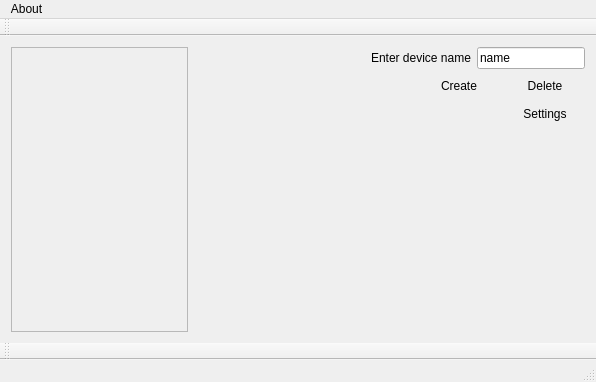
<?xml version="1.0" encoding="UTF-8"?>
<ui version="4.0">
 <class>MainWindow</class>
 <widget class="QMainWindow" name="MainWindow">
  <property name="geometry">
   <rect>
    <x>0</x>
    <y>0</y>
    <width>596</width>
    <height>382</height>
   </rect>
  </property>
  <property name="windowTitle">
   <string>MainWindow</string>
  </property>
  <widget class="QWidget" name="centralWidget">
   <layout class="QHBoxLayout" name="horizontalLayout_4">
    <item>
     <widget class="QScrollArea" name="scrollArea">
      <property name="minimumSize">
       <size>
        <width>100</width>
        <height>60</height>
       </size>
      </property>
      <property name="maximumSize">
       <size>
        <width>250</width>
        <height>16777215</height>
       </size>
      </property>
      <property name="lineWidth">
       <number>1</number>
      </property>
      <property name="verticalScrollBarPolicy">
       <enum>Qt::ScrollBarAsNeeded</enum>
      </property>
      <property name="horizontalScrollBarPolicy">
       <enum>Qt::ScrollBarAlwaysOff</enum>
      </property>
      <property name="sizeAdjustPolicy">
       <enum>QAbstractScrollArea::AdjustToContents</enum>
      </property>
      <property name="widgetResizable">
       <bool>true</bool>
      </property>
      <property name="alignment">
       <set>Qt::AlignJustify|Qt::AlignVCenter</set>
      </property>
      <widget class="QWidget" name="scrollAreaWidgetContents">
       <property name="geometry">
        <rect>
         <x>0</x>
         <y>0</y>
         <width>157</width>
         <height>293</height>
        </rect>
       </property>
       <widget class="QWidget" name="verticalLayoutWidget">
        <property name="geometry">
         <rect>
          <x>10</x>
          <y>10</y>
          <width>131</width>
          <height>271</height>
         </rect>
        </property>
        <layout class="QVBoxLayout" name="verticalLayoutLeft">
         <property name="sizeConstraint">
          <enum>QLayout::SetMinAndMaxSize</enum>
         </property>
        </layout>
       </widget>
      </widget>
     </widget>
    </item>
    <item>
     <spacer name="horizontalSpacer_3">
      <property name="orientation">
       <enum>Qt::Horizontal</enum>
      </property>
      <property name="sizeHint" stdset="0">
       <size>
        <width>40</width>
        <height>20</height>
       </size>
      </property>
     </spacer>
    </item>
    <item>
     <layout class="QVBoxLayout" name="verticalLayout">
      <item>
       <layout class="QHBoxLayout" name="horizontalLayout">
        <item>
         <widget class="QLabel" name="label">
          <property name="text">
           <string>Enter device name</string>
          </property>
         </widget>
        </item>
        <item>
         <widget class="QLineEdit" name="lineEdit">
          <property name="text">
           <string>name</string>
          </property>
         </widget>
        </item>
       </layout>
      </item>
      <item>
       <layout class="QHBoxLayout" name="horizontalLayout_2">
        <item>
         <spacer name="horizontalSpacer">
          <property name="orientation">
           <enum>Qt::Horizontal</enum>
          </property>
          <property name="sizeHint" stdset="0">
           <size>
            <width>40</width>
            <height>20</height>
           </size>
          </property>
         </spacer>
        </item>
        <item>
         <widget class="QPushButton" name="addButton">
          <property name="mouseTracking">
           <bool>false</bool>
          </property>
          <property name="statusTip">
           <string/>
          </property>
          <property name="text">
           <string>Create</string>
          </property>
          <property name="flat">
           <bool>true</bool>
          </property>
         </widget>
        </item>
        <item>
         <widget class="QPushButton" name="deleteButton">
          <property name="text">
           <string>Delete</string>
          </property>
          <property name="flat">
           <bool>true</bool>
          </property>
         </widget>
        </item>
       </layout>
      </item>
      <item>
       <layout class="QHBoxLayout" name="horizontalLayout_3">
        <item>
         <spacer name="horizontalSpacer_2">
          <property name="orientation">
           <enum>Qt::Horizontal</enum>
          </property>
          <property name="sizeHint" stdset="0">
           <size>
            <width>40</width>
            <height>20</height>
           </size>
          </property>
         </spacer>
        </item>
        <item>
         <widget class="QPushButton" name="settingsButton">
          <property name="text">
           <string>Settings</string>
          </property>
          <property name="flat">
           <bool>true</bool>
          </property>
         </widget>
        </item>
       </layout>
      </item>
      <item>
       <spacer name="verticalSpacer">
        <property name="orientation">
         <enum>Qt::Vertical</enum>
        </property>
        <property name="sizeHint" stdset="0">
         <size>
          <width>20</width>
          <height>40</height>
         </size>
        </property>
       </spacer>
      </item>
     </layout>
    </item>
   </layout>
  </widget>
  <widget class="QMenuBar" name="menuBar">
   <property name="geometry">
    <rect>
     <x>0</x>
     <y>0</y>
     <width>596</width>
     <height>19</height>
    </rect>
   </property>
   <widget class="QMenu" name="menuAbout">
    <property name="title">
     <string>About</string>
    </property>
    <addaction name="actionJ_A_R_V_I_S_project"/>
    <addaction name="actionDevelopers"/>
   </widget>
   <addaction name="menuAbout"/>
  </widget>
  <widget class="QToolBar" name="mainToolBar">
   <attribute name="toolBarArea">
    <enum>BottomToolBarArea</enum>
   </attribute>
   <attribute name="toolBarBreak">
    <bool>false</bool>
   </attribute>
  </widget>
  <widget class="QStatusBar" name="statusBar"/>
  <widget class="QToolBar" name="toolBar">
   <property name="windowTitle">
    <string>toolBar</string>
   </property>
   <attribute name="toolBarArea">
    <enum>TopToolBarArea</enum>
   </attribute>
   <attribute name="toolBarBreak">
    <bool>false</bool>
   </attribute>
  </widget>
  <action name="actionJ_A_R_V_I_S_project">
   <property name="checkable">
    <bool>false</bool>
   </property>
   <property name="text">
    <string>J.A.R.V.I.S project</string>
   </property>
  </action>
  <action name="actionDevelopers">
   <property name="text">
    <string>Developers</string>
   </property>
  </action>
 </widget>
 <layoutdefault spacing="6" margin="11"/>
 <resources/>
 <connections/>
</ui>
